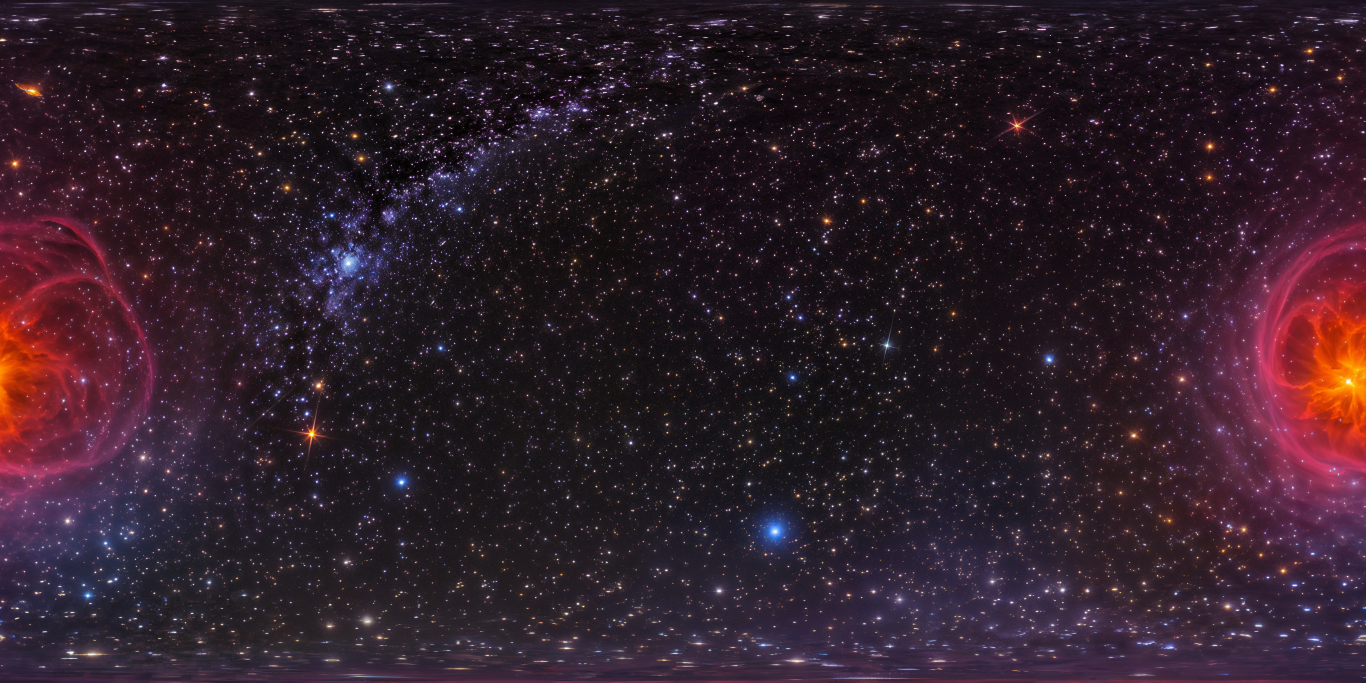
#> input picture arcade/assets/sky/blaster-deep-4-hd.webp, 8192 x 4096 px, given in place of blaster-deep-1.webp, which was not available (shown at 1/6 size)
$ python skylights.py
#> lines starting #> are read from the running program, lines starting #| are printed output that depends on the picture
#!/usr/bin/env python3
"""
The title hall's skylights, sharp (the owner, 2026-11-23: "fix stretched or low-resolution textures (the ceiling panels
and anything that looks soft)"). Each world's skylight showed 30% x 22% of its window picture (a 1024 x 512 copy of
the world's panorama): about 300 x 110 pixels stretched over a 8.6 x 9.2 m pane, three to ten times their size on a
screen. This crops the part a skylight can show (its span, the shift of its parallax, a margin) from the world's own
4096 x 2048 panorama, at 1024 x 512: about three times the detail, for 2.8 MB more on the graphics chip a world.

    python3 tools/skylights.py

Writes assets/ui/top-<world>.webp. The crop is the one 10d-titlehall.js reads back (topRect): keep the two the same.
"""
import os
from PIL import Image

ARCADE = os.path.join(os.path.dirname(os.path.abspath(__file__)), "..")
# each world: its panorama and its skylight's place in it [u, v] (HALL_WORLDS in 10d-titlehall.js: id, sky)
WORLDS = [
    ("blaster", "blaster-deep-1", 0.15, 0.65),
    ("racer", "racer-sunset", 0.80, 0.66),
    ("boss", "boss-storm", 0.66, 0.66),
    # (memory and guide: their panoramas are interiors, a vault and an archive, and a crop of them read as a smear
    # overhead: their skylights are night skies in each world's pair, made apart (the master overhaul, 2026-11-23:
    # Seedream 5.5, ASSETS.md); left out here so a run does not put the interiors back)
    ("exam", "exam-moon", 0.72, 0.64),
]


def rect(u, v):
    """[u0, v0, du, dv] in the panorama's texture space (v up): the span (0.3 x 0.22) and the parallax (0.031, 0.035)
    each way, a margin, and the vertical clamp of a skylight (0.3 to 0.84)."""
    u0, du = u - 0.19, 0.38
    v0, v1 = max(0.3, v - 0.155), min(0.84, v + 0.155)
    return u0, v0, du, v1 - v0


for wid, sky, u, v in WORLDS:
    src = Image.open(os.path.join(ARCADE, "assets", "sky", sky + ".webp")).convert("RGB")
#> src is the input picture: PIL image 8192x4096 RGB; mean R, G, B 47.9, 30.2, 40.9
    W, H = src.size
#> W = 8192; H = 4096
    u0, v0, du, dv = rect(u, v)
    # (the panorama wraps round: turned so the crop's left edge is at its own left)
    x0 = int(round((u0 % 1.0) * W))
#> x0 = 7864
    turned = Image.new("RGB", (W, H))
#> turned: PIL image 8192x4096 RGB; every value is 0
    turned.paste(src.crop((x0, 0, W, H)), (0, 0))
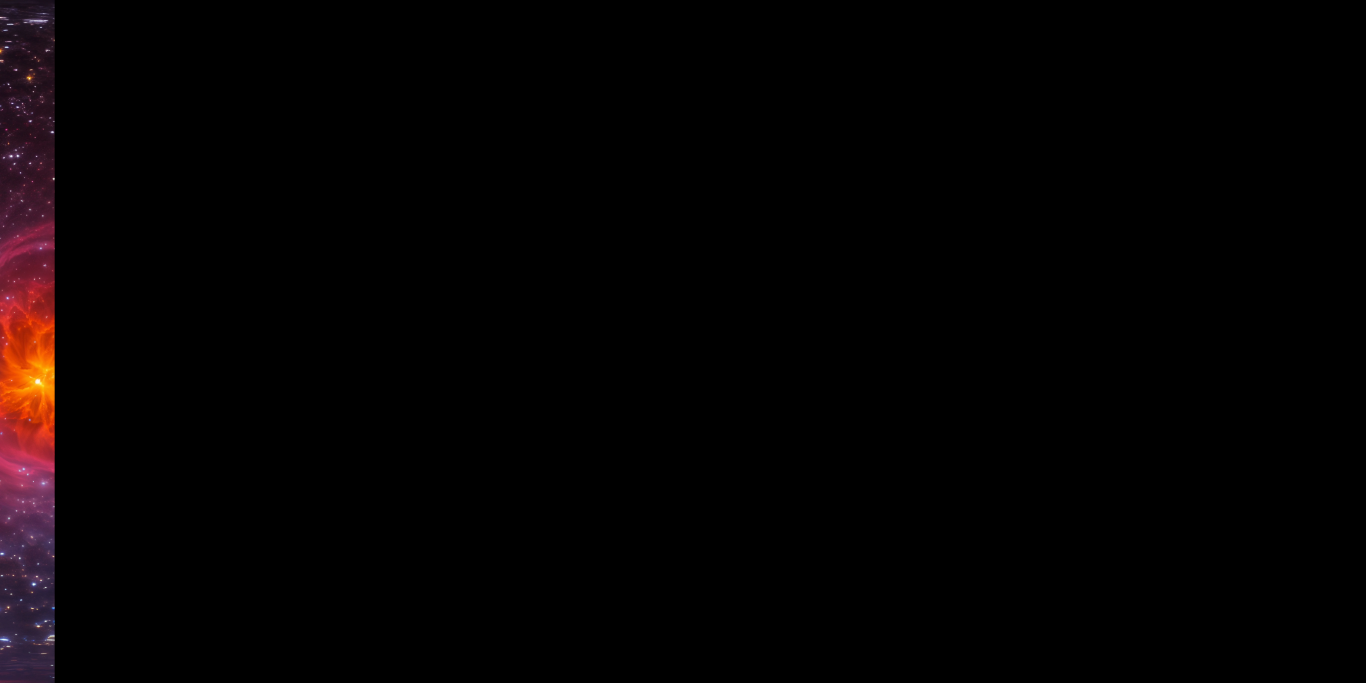
#> turned: PIL image 8192x4096 RGB (shown at 1/6 size); mean R, G, B 4.2, 1.7, 2
    if x0:
        turned.paste(src.crop((0, 0, x0, H)), (W - x0, 0))
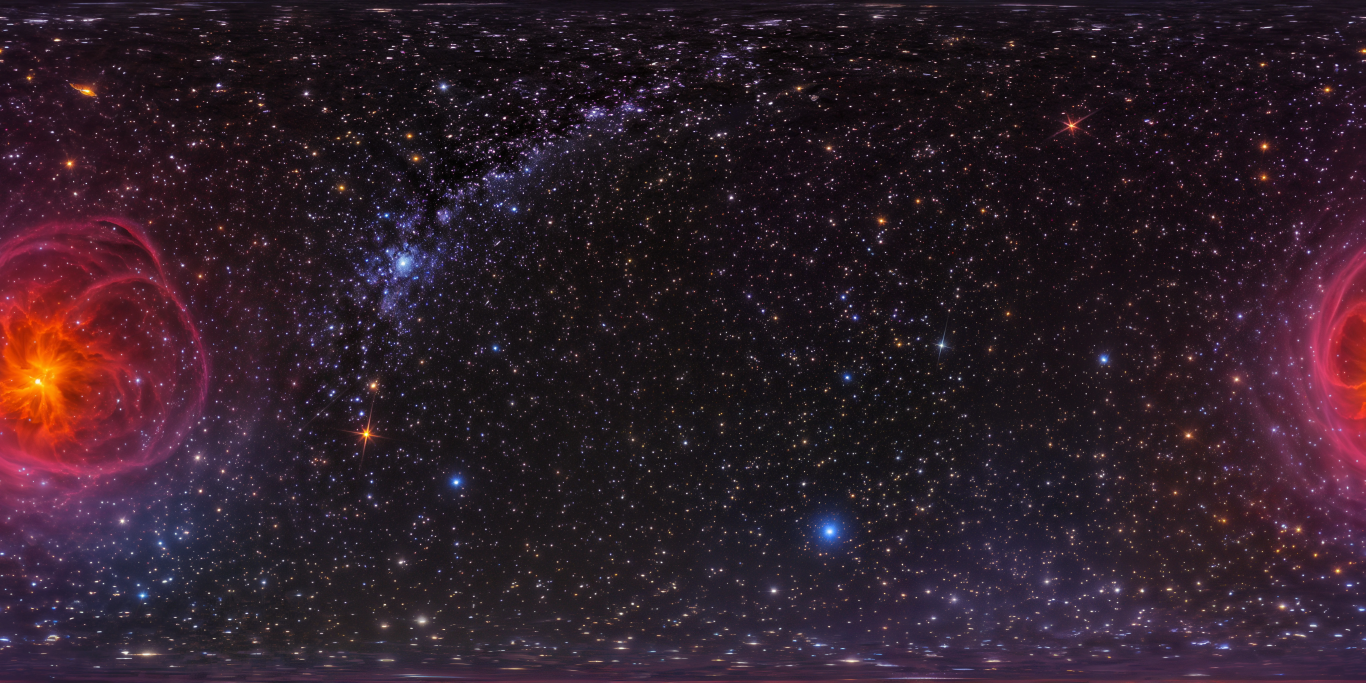
#> turned: PIL image 8192x4096 RGB (shown at 1/6 size); mean R, G, B 47.9, 30.2, 40.9
    top, bottom = (1.0 - (v0 + dv)) * H, (1.0 - v0) * H  # (image rows run down; v runs up)
#> top = 798.7; bottom = 2068.5
    crop = turned.crop((0, int(round(top)), int(round(du * W)), int(round(bottom))))
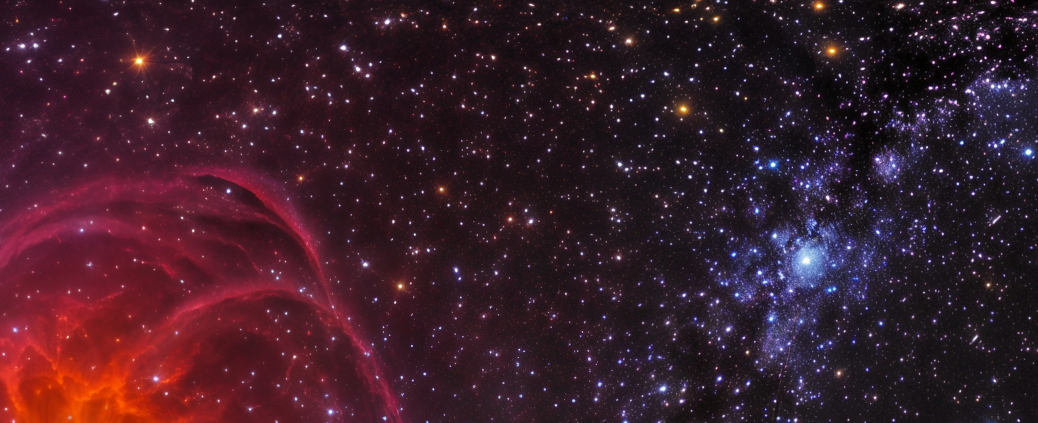
#> crop: PIL image 3113x1269 RGB (shown at 1/3 size); mean R, G, B 59.7, 29.5, 41.1
    out = crop.resize((1024, 512), Image.LANCZOS)
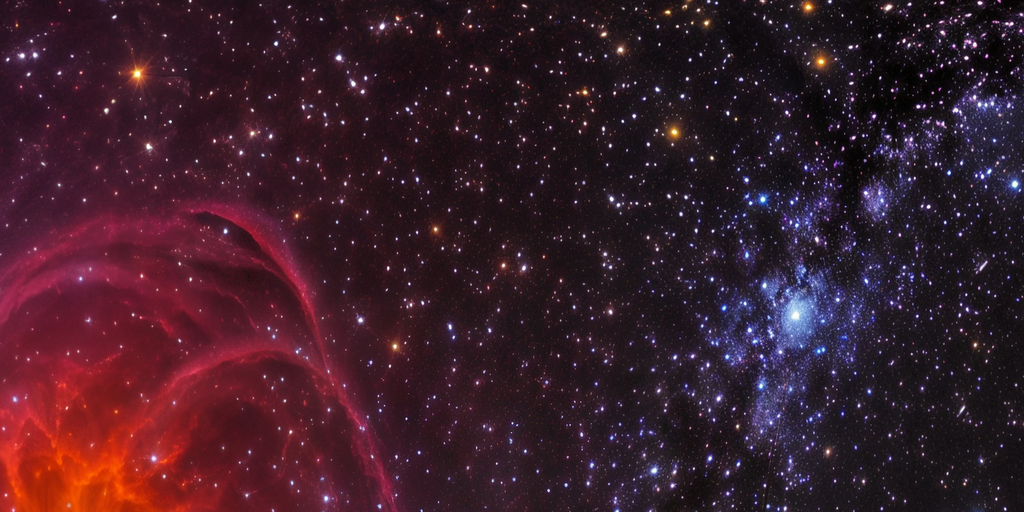
#> out: PIL image 1024x512 RGB; mean R, G, B 59.7, 29.5, 41.1
    path = os.path.join(ARCADE, "assets", "ui", "top-" + wid + ".webp")
    out.save(path, "WEBP", quality=88, method=6)
    print("%s: %s %dx%d of %dx%d -> 1024x512, %d KB, rect %s" % (wid, sky, crop.size[0], crop.size[1], W, H, os.path.getsize(path) // 1024, [round(x, 4) for x in (u0, v0, du, dv)]))
#| blaster: blaster-deep-1 3113x1269 of 8192x4096 -> 1024x512, 96 KB, rect [-0.04, 0.495, 0.38, 0.31]
#> pass 2 of the loop `for wid, sky, u, v in WORLDS:`:
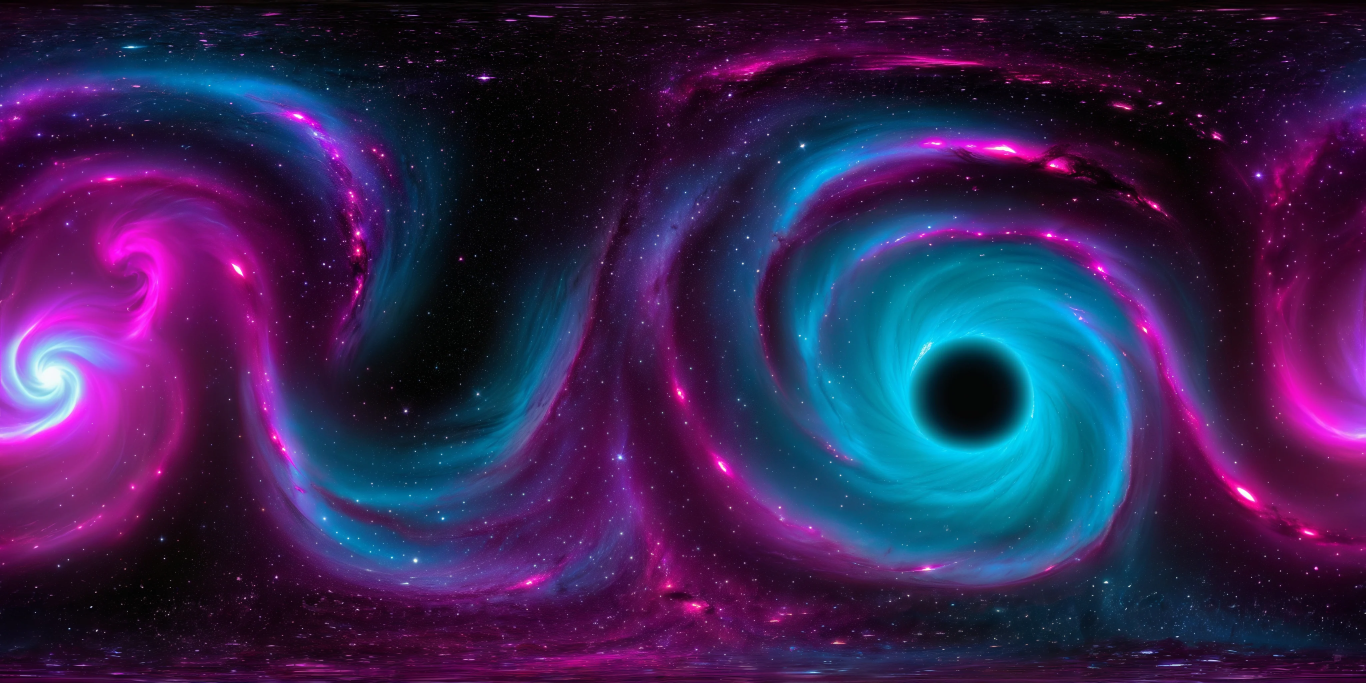
#> input picture arcade/assets/sky/blaster-deep-5.webp, 4096 x 2048 px, given in place of racer-sunset.webp, which was not available (shown at 1/3 size)
#> src is the input picture: PIL image 4096x2048 RGB; mean R, G, B 53.6, 35.6, 81.3
#> `crop = turned.crop((0, int(round(top)), int(round(du * W)), int(round(..`:
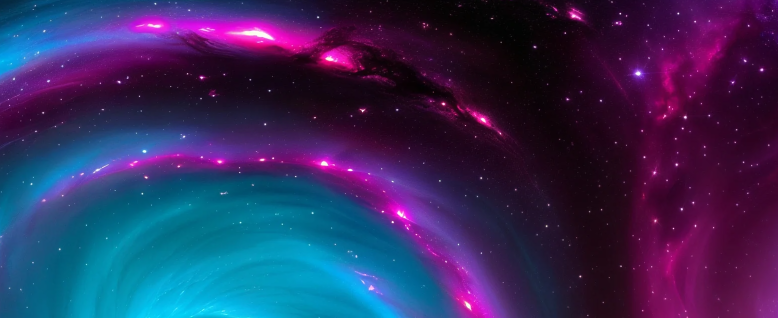
#> crop: PIL image 1556x635 RGB (shown at 1/2 size); mean R, G, B 50.8, 44, 91.2
#> `out = crop.resize((1024, 512), Image.LANCZOS)`:
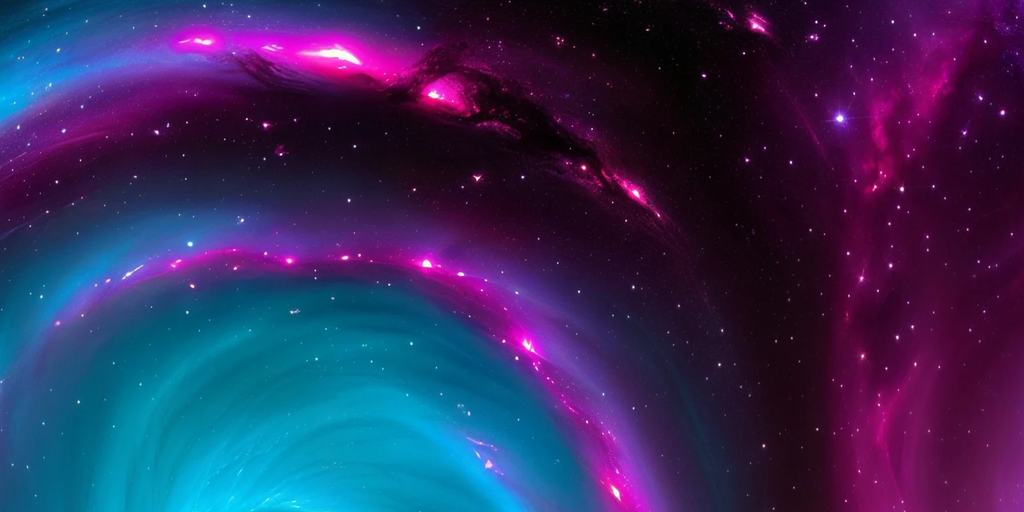
#> out: PIL image 1024x512 RGB; mean R, G, B 50.8, 44, 91.2
#| racer: racer-sunset 1556x635 of 4096x2048 -> 1024x512, 38 KB, rect [0.61, 0.505, 0.38, 0.31]
#> (the run stopped early here; a loop or call above may not have finished)
